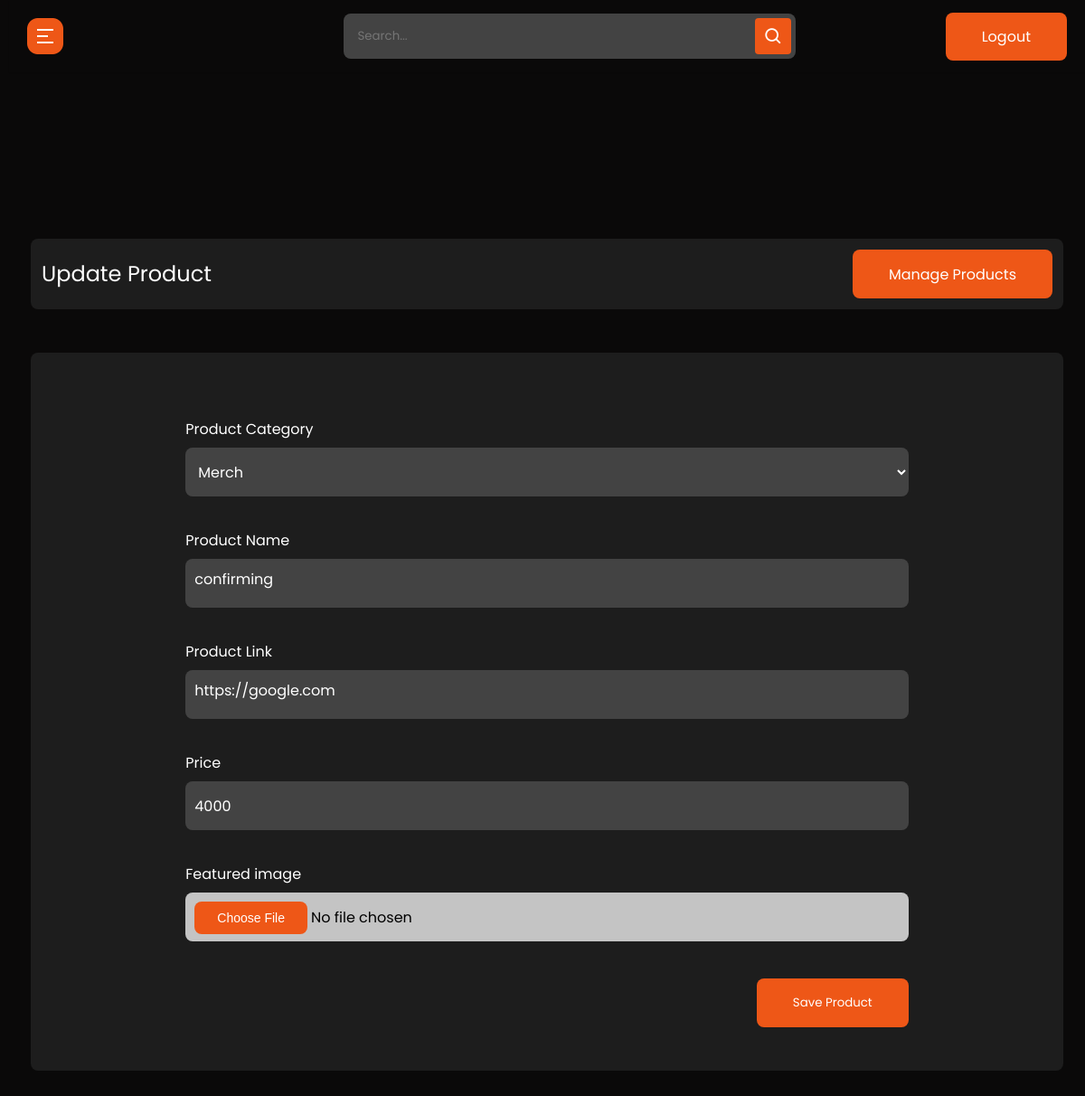
The page /update-product/554ad9f1-d4c6-4f4a-adc1-e9e2877a7772 (signed in) on the database its author committed.
### cms/models.py (models this page shows, shortened)
class Product(models.Model):
    id = models.UUIDField(default=uuid.uuid4, unique=True, primary_key=True, editable=False)
    product_category = models.ForeignKey(ProductCategory, on_delete=models.CASCADE)
    product_name = models.TextField(null=True, blank=True)
    product_link = models.TextField(null=True, blank=True)
    price = models.IntegerField(default=0)
    featured_image = models.ImageField(null=True, blank=True, default="default.png", upload_to="product_images/")

### cms/decorators.py (the view)
        def wrapper_func(request, *args, **kwargs):
            group = None
            if request.user.groups.exists():
                group = request.user.groups.all()[0].name
            if group in allowed_roles:
                return view_func(request, *args, **kwargs)
            else:
                return redirect("unauthorized-page")

### cms/forms.py
class ProductUpdateForm(forms.ModelForm):
    class Meta:
        model = Product
        fields = '__all__'
    def __init__(self, *args, **kwargs):
        super().__init__(*args, **kwargs)
        self.fields['product_category'].widget.attrs.update({'class':"input-field"}, required=True)
        self.fields['product_name'].widget.attrs.update({'class':"input-field"}, required=True)
        self.fields['product_link'].widget.attrs.update({'class':"input-field"}, required=True)
        self.fields['price'].widget.attrs.update({'class':"input-field"}, required=True)
        self.fields['featured_image'].widget.attrs.update({'class':"input-field"}, required=True)

### cms/models.py (called while the page is built)
    def __str__(self):
        return self.name

### cms/views.py (called while the page is built)
@login_required(login_url='admin-login')
@allowed_user(allowed_roles=['admin'])
@admin_only
def update_product(request, id):
    template_name = 'cms/admin-store/edit.html'
    product = get_object_or_404(Product, id=id)
    form = ProductUpdateForm(instance=product)
    if request.method == 'POST':
        form = ProductUpdateForm(request.POST, request.FILES, instance=product)
        if form.is_valid():
            form.save()
            messages.success(request, f"Product updated successfully")
            return redirect('admin-product')
        messages.error(request, f"Unable to update product, Try again")
        return redirect("update-product", id)
    else:
        form = ProductUpdateForm(instance=product)
    context = {'form':form}
    return render(request, template_name, context)

### cms/templates/cms/admin-store/edit.html (shortened to what this page needs)
{% extends 'admin_base.html' %}
{% load static %}
{% block content %}
    <section class="panel-section" style="margin-top:-700px">
      <div class="panel-content">
        <div class="page-wrapper admin-wrapper">
              <section class="alt-nav">
                  <h4>Update Product</h4>
                  <a href="{% url 'admin-product' %}" class="btn">Manage Products</a>
              </section>
              <div class="content-container">
                  <section class="add-product">
                      <div class="fields-wrapper">
                          <form action="" method="post" enctype="multipart/form-data">
                                <div>
                                    <label for="productName">Product Category</label>
                                    {{ form.product_category }}
                                </div>
                                <div>
                                    <label for="productName">Product Name</label>
                                    {{ form.product_name }}
                                </div>
                                <div>
                                    <label for="productLink">Product Link</label>
                                    {{form.product_link}}
                                </div>
                                <div>
                                    <label for="price">Price</label>
                                    {{form.price}}
                                </div>
                                <div>
                                    {% for field in form %}
                                        {% if field.field.widget.input_type == "file" %}
                                            <label for="">{{field.label}}</label>
                                            <input type="{{field.field.widget.input_type}}" name="{{field.name}}" id="{{field.id}}" value="{{field.value}}" class="input-field" required>
                                        {% endif %}
                                    {% endfor %}
                                </div>
                                <button class="btn" type="submit" name="submit-btn" style="margin-top: 5px;">Save Product</button>
                          </form>
                      </div>
                  </section>
              </div>
        </div>
      </div>
    </section>
  {% endblock content %}

### static/css/style.css (style rules this page uses)
html { scroll-behavior: smooth; }
* { margin: 0; padding: 0; -webkit-box-sizing: border-box; box-sizing: border-box; }
body { font-family: "Poppins", sans-serif; background-color: #0a0909; color: #fff; max-width: 1440px; margin: auto; }
.page-wrapper { padding: 0 24px; }
h4 { font-size: clamp(20px, 3vw, 24px); }
h2, h4, h5 { line-height: 1.2; }
a { text-decoration: none; color: #fff; }
.btn { padding: 15px 40px; border: 0px; border-radius: 8px; background-color: #ee5717; font-family: "Poppins", sans-serif; -webkit-transition: 0.3s; transition: 0.3s; height: 54px; width: auto; }
a.btn { text-decoration: none; color: #fff; }
button { color: #fff; font-family: "Poppins", sans-serif; }
.input-field, textarea { background-color: #434343; color: #fff; padding: 10px; height: 54px; outline: none; border: none; border-radius: 8px; font-size: 16px; font-family: "poppins", sans-serif; width: 80%; }
textarea { height: 150px; resize: none; }
section.alt-nav { margin-top: 60px; }

### static/css/admin.css (style rules this page uses)
* { font-family: "Poppins", sans-serif; }
button { outline: none; border: unset; }
.alt-nav { width: 100%; display: -webkit-box; display: -ms-flexbox; display: flex; -webkit-box-pack: justify; -ms-flex-pack: justify; justify-content: space-between; -webkit-box-align: center; -ms-flex-align: center; align-items: center; padding: 12px; background-color: #1D1D1D; border-radius: 8px; margin-top: 24px; }
.alt-nav h4 { font-weight: 400; }
.content-container { background-color: #1D1D1D; margin: 48px 0; border-radius: 8px; }
.add-product .fields-wrapper { display: -webkit-box; display: -ms-flexbox; display: flex; -webkit-box-orient: vertical; -webkit-box-direction: normal; -ms-flex-direction: column; flex-direction: column; -webkit-box-align: center; -ms-flex-align: center; align-items: center; padding-top: 48px; }
.add-product .fields-wrapper form { width: 80%; }
.add-product .fields-wrapper form div { display: -webkit-box; display: -ms-flexbox; display: flex; -webkit-box-orient: vertical; -webkit-box-direction: normal; -ms-flex-direction: column; flex-direction: column; margin-bottom: 36px; }
.add-product .fields-wrapper form .input-field, .add-product .fields-wrapper form textarea { margin-top: 8px; width: 100%; }
.add-product .fields-wrapper form button { float: right; }
.add-product .fields-wrapper form { width: 70%; margin-top: 24px; }
.add-product .fields-wrapper input[type=file] { background-color: #C4C4C4; color: #000; }
.add-product .fields-wrapper button { margin-bottom: 48px; }

### static/css/sidebar.css (style rules this page uses)
.panel-section { position: relative; min-height: 100vh; width: calc(100% - 240px); left: 240px; transition: all 0.5s ease; }
.panel-section .panel-content { position: relative; padding-top: 104px; }
@media (max-width: 1240px) { .panel-section { width: calc(100% - 10px); left: 10px; } }

### rows shown on the page
Product: product_category "Merch", product_name "confirming", product_link "https://google.com", price "4000"

### other values the page prints
{{ field.label }} "Featured image"
